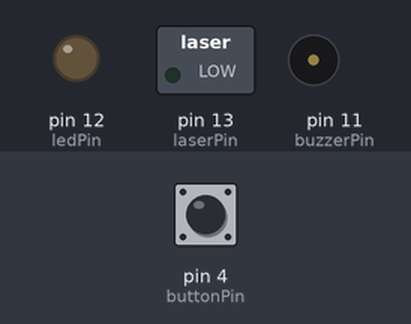
A sketch run on a simulated Arduino Uno, built with avr-gcc and run on an emulated ATmega328P. Shown: switched loads named in the sketch (green lamp = pin HIGH), output pins drawn as LEDs (lit = HIGH), buzzer (waves = sounding). Dashed ring = blinking. The test bench sets the inputs (shaded band); at power-on: pin 4 (buttonPin) LOW. What the sketch prints to the serial monitor is not drawn.

Above: at 1.5 s.
1.6 s: pin 4 (buttonPin) pulled HIGH for 3.2 s
At 2.4 s:
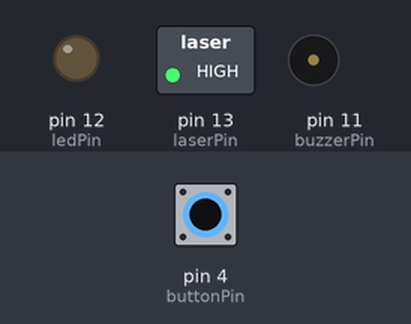
6.3 s: pin 4 (buttonPin) pulled HIGH for 0.15 s
At 7.5 s:
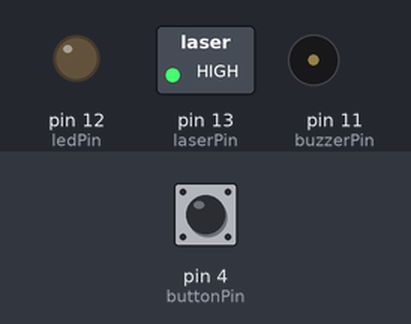
7.9 s: pin 4 (buttonPin) pulled HIGH for 1 s
At 8.7 s:
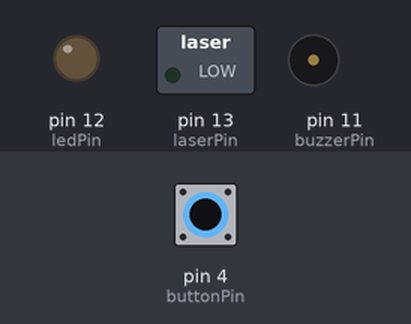
Timing chart, 0 to 10.9 s (numbered marks = the images above; inputs shaded):
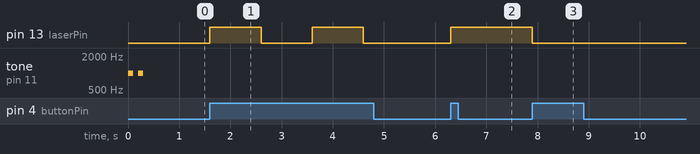

The sketch:

viscometer.ino
```cpp
#include <TimerOne.h>

byte startPin = 2;
byte stopPin  = 3;
byte buttonPin = 4;
byte buzzerPin = 11;
byte ledPin = 12;
byte laserPin = 13;
byte button = 0;
bool laserOn = false;
unsigned long lastBeep = 0;
unsigned long now = 0;

//  shared variable
volatile unsigned long mscounter = 0;
volatile bool detected = false;

void setup() {
  // put your setup code here, to run once:
  pinMode(startPin, INPUT_PULLUP);
  pinMode(stopPin, INPUT_PULLUP);
  pinMode(buttonPin, INPUT);
  pinMode(buzzerPin, OUTPUT);
  pinMode(ledPin, OUTPUT);
  pinMode(laserPin, OUTPUT);

  //  turn off led & laser
  digitalWrite(ledPin, LOW);
  digitalWrite(laserPin, LOW);

  //   Timer set to 1ms
  Timer1.initialize(1000);
  Timer1.attachInterrupt(timerInterrupt);

  Serial.begin(9600);
  Serial.println("Tekan button untuk menyalakan/mematikan laser");

  //  turn on led & laser
  digitalWrite(laserPin, LOW);
  digitalWrite(ledPin, LOW);
  beep(100);
  delay(100);
  beep(100);
}

void loop() {
  bool ballDetected;
  // put your main code here, to run repeatedly:
  button = digitalRead(buttonPin);
  if(button == 1)
  {
    laserOn = !laserOn;
    digitalWrite(laserPin, laserOn);
    if(laserOn)
    {
      enableInterrupt();
    }
    else
    {
      disableInterrupt();
    }
    delay(1000);
  }

  ballDetected = detected;
  if(ballDetected)
  {
    digitalWrite(ledPin, HIGH);
    now = millis();
    if((now - lastBeep) >= 1000)
    {
      lastBeep = now;
      beepDetected(200);
    }
  }
  else
  {
    digitalWrite(ledPin, LOW);
  }
}

void enableInterrupt()
{
  attachInterrupt(digitalPinToInterrupt(startPin), start, RISING);
  attachInterrupt(digitalPinToInterrupt(stopPin), stop, RISING);
}

void disableInterrupt()
{
  detachInterrupt(digitalPinToInterrupt(startPin));
  detachInterrupt(digitalPinToInterrupt(stopPin));
  Timer1.stop();
  detected = false;
  mscounter = 0;
}

void beep(int duration)
{
  tone(buzzerPin, 1000);
  delay(duration);
  noTone(buzzerPin);
}

void beepDetected(int duration)
{
  tone(buzzerPin, 3000);
  delay(duration);
  noTone(buzzerPin);
}

void start()
{
  if(detected || !laserOn)
  {
    return;
  }
  noInterrupts();
  mscounter = 0;
  detected = true;
  interrupts();
  Timer1.start();
  lastBeep = millis();
  beep(100);
}

void stop()
{
  unsigned long ms;
  if(!detected)
  {
    return;
  }
  Timer1.stop();
  noInterrupts();
  ms = mscounter;
  detected = false;
  interrupts();

  Serial.println(ms);
  beep(100);
}

void timerInterrupt()
{
  mscounter++;
}
```

Measured:
- after the input at 1.6 s, pin 13 (laserPin): alternates HIGH for 1.0 s and LOW for 1.0 s, starting at once
- after the input at 6.3 s, pin 13 (laserPin): LOW → HIGH at once
- after the input at 7.9 s, pin 13 (laserPin): HIGH → LOW at once
